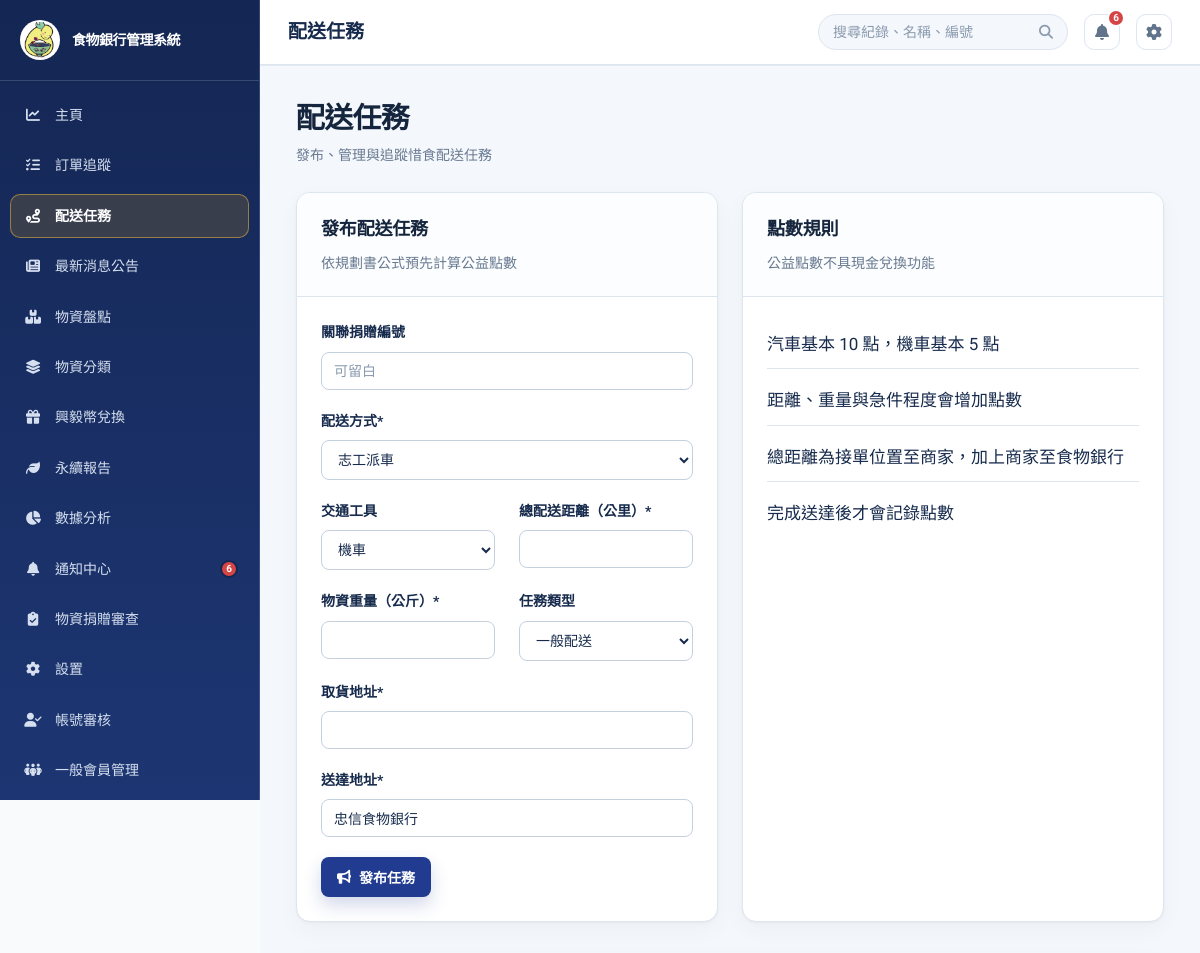
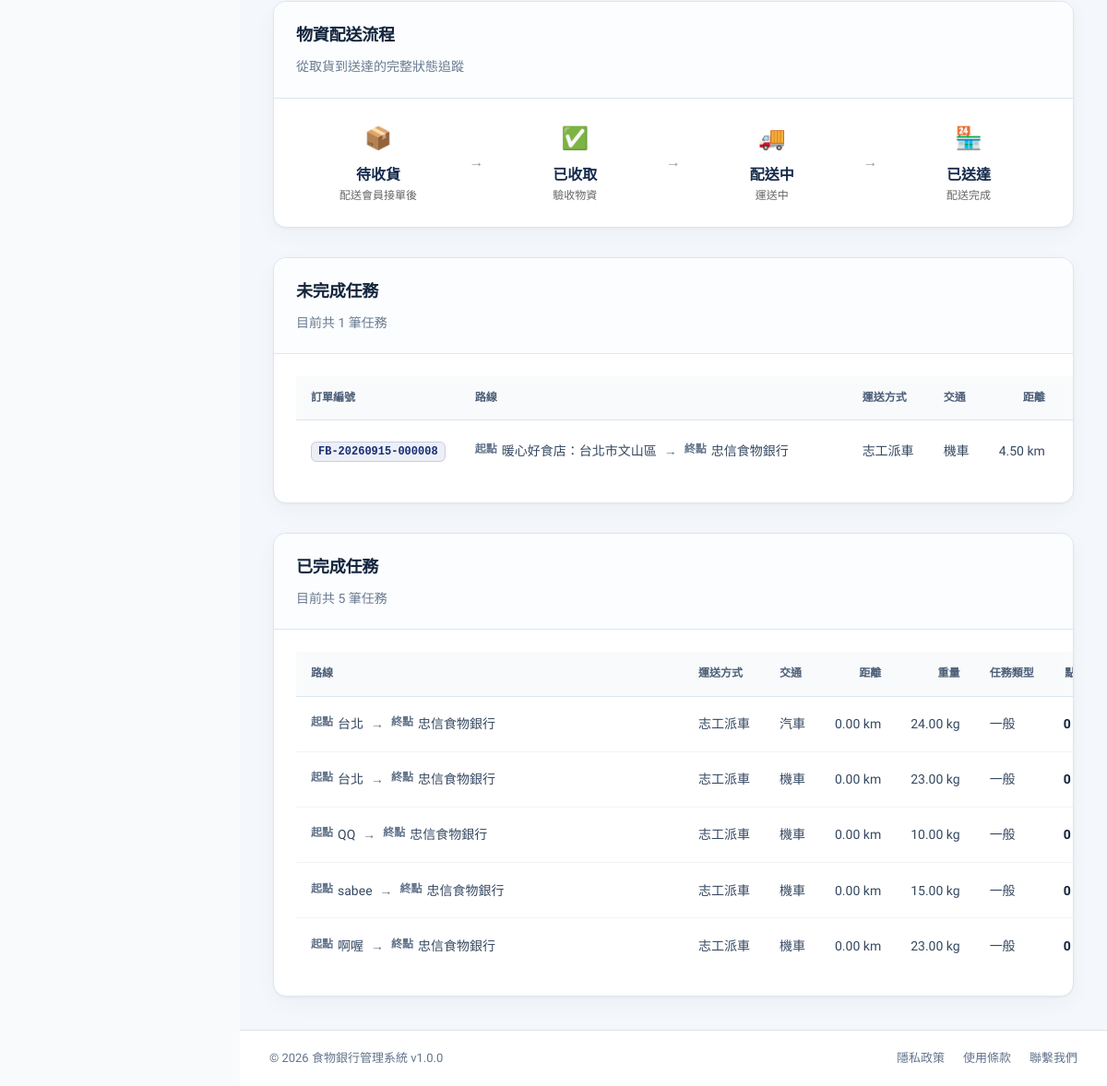
The app's page /?page=deliveries (signed in) with its own data (2 pictures, top to bottom).
### tables this page shows
CREATE TABLE `users` (
  `user_id` int(11) NOT NULL,
  `username` varchar(50) NOT NULL,
  `password` varchar(255) NOT NULL,
  `email` varchar(100) NOT NULL,
  `full_name` varchar(100) NOT NULL,
  `phone` varchar(20) DEFAULT NULL,
  `role` enum('foodbank_staff','member') NOT NULL DEFAULT 'foodbank_staff',
  `member_type` enum('general','enterprise') NOT NULL DEFAULT 'general',
  `staff_type` enum('admin','clerk') DEFAULT NULL,
  `tax_id` varchar(8) DEFAULT NULL,
  `referral_source` varchar(50) DEFAULT NULL,
  `blacklisted_at` datetime DEFAULT NULL,
  `blacklist_reason` varchar(255) DEFAULT NULL,
  `department` varchar(50) DEFAULT NULL,
  `status` enum('active','inactive','suspended') DEFAULT 'active',
  `created_at` timestamp NULL DEFAULT current_timestamp(),
  `updated_at` timestamp NULL DEFAULT current_timestamp() ON UPDATE current_timestamp(),
  `created_by` int(11) DEFAULT NULL,
  `phone_verified` tinyint(1) NOT NULL DEFAULT 0,
  `is_enterprise_verified` tinyint(1) DEFAULT 0,
  `enterprise_name` varchar(150) DEFAULT NULL,
  `enterprise_verified_at` datetime DEFAULT NULL
);

CREATE TABLE `deliveries` (
  `delivery_id` int(11) NOT NULL,
  `donation_id` int(11) DEFAULT NULL,
  `allocation_id` int(11) DEFAULT NULL,
  `delivery_method` enum('food_bank','volunteer') NOT NULL DEFAULT 'volunteer',
  `created_by` int(11) DEFAULT NULL,
  `volunteer_id` int(11) DEFAULT NULL,
  `vehicle_type` enum('car','motorcycle') NOT NULL,
  `total_distance_km` decimal(8,2) NOT NULL DEFAULT 0.00,
  `weight_kg` decimal(8,2) NOT NULL DEFAULT 0.00,
  `urgency` enum('normal','priority','urgent') NOT NULL DEFAULT 'normal',
  `points` int(11) NOT NULL DEFAULT 0,
  `pickup_address` varchar(255) NOT NULL,
  `delivery_address` varchar(255) NOT NULL,
  `status` enum('open','claimed','picked_up','delivered','exception','cancelled') NOT NULL DEFAULT 'open',
  `exception_notes` text DEFAULT NULL,
  `exception_response` text DEFAULT NULL,
  `exception_resolved_at` datetime DEFAULT NULL,
  `exception_resolved_by` int(11) DEFAULT NULL,
  `delivered_at` datetime DEFAULT NULL,
  `created_at` timestamp NULL DEFAULT current_timestamp(),
  `updated_at` timestamp NULL DEFAULT current_timestamp() ON UPDATE current_timestamp(),
  `pickup_confirmed_at` datetime DEFAULT NULL,
  `pickup_photo_path` varchar(255) DEFAULT NULL,
  `estimated_arrival_start` datetime DEFAULT NULL,
  `estimated_arrival_end` datetime DEFAULT NULL,
  `overdue_notified_at` datetime DEFAULT NULL,
  `item_category` varchar(50) DEFAULT NULL,
  `item_description` text DEFAULT NULL,
  `received_location` varchar(100) DEFAULT NULL
);

CREATE TABLE `donations` (
  `donation_id` int(11) NOT NULL,
  `order_number` varchar(30) DEFAULT NULL,
  `donor_id` int(11) DEFAULT NULL,
  `donor_name` varchar(100) NOT NULL,
  `donation_type` enum('food','supplies','money','other') NOT NULL,
  `quantity` decimal(10,2) DEFAULT NULL,
  `unit` varchar(20) DEFAULT NULL,
  `donation_date` datetime NOT NULL,
  `received_by` int(11) DEFAULT NULL,
  `status` enum('received','pending','assessed','approved','rejected','published','archived') DEFAULT 'pending',
  `evaluation_status` enum('pending','approved_volunteer','approved_self_delivery','published','rejected') DEFAULT 'pending',
  `delivery_method` enum('volunteer_assist','self_delivery') DEFAULT 'volunteer_assist',
  `approval_notes` text DEFAULT NULL,
  `approved_at` datetime DEFAULT NULL,
  `approved_by` int(11) DEFAULT NULL,
  `rejection_reason` text DEFAULT NULL,
  `rejected_at` datetime DEFAULT NULL,
  `published_at` datetime DEFAULT NULL,
  `current_status` enum('waiting_pickup','volunteer_received','in_transit','at_foodbank','inspection_complete') DEFAULT 'waiting_pickup',
  `status_updated_at` datetime DEFAULT NULL,
  `split_count` int(11) DEFAULT 1,
  `notes` text DEFAULT NULL,
  `created_at` timestamp NULL DEFAULT current_timestamp(),
  `updated_at` timestamp NULL DEFAULT current_timestamp() ON UPDATE current_timestamp(),
  `item_name` varchar(100) DEFAULT NULL,
  `weight_kg` decimal(10,2) DEFAULT NULL,
  `size_description` varchar(100) DEFAULT NULL,
  `expiry_date` date DEFAULT NULL,
  `pickup_deadline` datetime DEFAULT NULL,
  `delivery_option` enum('food_bank_pickup','volunteer_delivery') NOT NULL DEFAULT 'volunteer_delivery',
  `vehicle_type` enum('car','motorcycle','none') DEFAULT 'none',
  `photo_path` varchar(255) DEFAULT NULL,
  `evaluation_notes` text DEFAULT NULL,
  `need_inspection` tinyint(1) DEFAULT 1,
  `inspection_notes` text DEFAULT NULL,
  `donor_address` varchar(255) DEFAULT NULL,
  `reward_options` text DEFAULT NULL,
  `delivery_date` date DEFAULT NULL,
  `delivery_time` time DEFAULT NULL,
  `delivery_address` varchar(255) DEFAULT NULL,
  `estimated_distance_km` decimal(8,2) DEFAULT NULL,
  `estimated_duration_minutes` smallint(5) UNSIGNED DEFAULT NULL,
  `beneficiary_id` int(11) DEFAULT NULL,
  `dispatch_contact_name` varchar(100) DEFAULT NULL,
  `dispatch_contact_phone` varchar(30) DEFAULT NULL,
  `dispatch_vehicle_info` varchar(150) DEFAULT NULL
);

### src/views/deliveries.php (the view, shortened to what the rows shown need)
<?php
require_once BASE_PATH . '/src/models/DeliveryModel.php';
$deliveryModel = new DeliveryModel();
$currentRole = $currentUser['role'] ?? 'volunteer';
$memberType = $currentUser['member_type'] ?? null;
$currentUserId = (int) ($currentUser['user_id'] ?? 0);
$isOfficial = $currentRole === 'foodbank_staff';
$canManageDeliveries = $isOfficial && $authService->can('delivery.manage');
$isVolunteer = $currentRole === 'member' && $memberType === 'general' && $authService->can('rider.accept_task');
$deliveryModel->notifyOverdueDeliveries();
$deliveries = $deliveryModel->getAllDeliveries();
$completedDeliveries = array_filter($deliveries, static function ($delivery) use ($isOfficial, $currentUserId) {
    return $delivery['status'] === 'delivered'
        && ($isOfficial || (int) ($delivery['volunteer_id'] ?? 0) === $currentUserId);
});
$pendingDeliveries = array_filter($deliveries, static function ($delivery) {
    return $delivery['status'] !== 'delivered';
});
?>
<div class="view-header">
    <div>
        <h1 class="view-title"><?php echo $page === 'material_transport' ? '物資運送' : ($isVolunteer ? '可接配送' : '配送任務'); ?></h1>
    </div>
</div>
<div class="grid-2">
    <?php if ($canManageDeliveries): ?>
    <div class="card">
        <div class="card-header"><h2>發布配送任務</h2><p>依規劃書公式預先計算公益點數</p></div>
    </div>
    <?php endif; ?>
    <div class="card">
        <div class="card-header"><h2>點數規則</h2><p>公益點數不具現金兌換功能</p></div>
    </div>
</div>
<div class="card mt-32">
    <div class="card-header"><h2>物資配送流程</h2><p>從取貨到送達的完整狀態追蹤</p></div>
</div>
<div class="card mt-32">
    <div class="card-header"><h2>未完成任務</h2><p>目前共 <?php echo count($pendingDeliveries); ?> 筆任務</p></div>
    <div class="card-body deliveries-table-body">
        <?php if ($pendingDeliveries): ?>
            <table class="data-table deliveries-table"><thead><tr><th>訂單編號</th><th>路線</th><th>運送方式</th><th>交通</th><th>距離</th><th>重量</th><th>物資規格</th><th>任務類型</th><th>點數</th><th>狀態</th><th>異常回報</th><th>編輯配送任務</th></tr></thead><tbody>
            <?php foreach ($pendingDeliveries as $delivery): ?>
                <tr id="delivery-<?php echo (int) $delivery['delivery_id']; ?>">
                    <td><code><?php echo htmlspecialchars($delivery['order_number'] ?? '未關聯'); ?></code></td>
                    <td class="delivery-route-cell" title="<?php echo htmlspecialchars($delivery['pickup_address'] . ' → ' . $delivery['delivery_address'], ENT_QUOTES, 'UTF-8'); ?>">
                        <div class="delivery-route">
                            <span class="delivery-route-point"><strong>起點</strong><?php echo htmlspecialchars($delivery['pickup_address']); ?></span>
                            <span class="delivery-route-arrow" aria-hidden="true">→</span>
                            <span class="delivery-route-point"><strong>終點</strong><?php echo htmlspecialchars($delivery['delivery_address']); ?></span>
                        </div>
                    </td>
                    <td><?php echo ['food_bank' => '忠信派車', 'volunteer' => '志工派車', 'donor' => '忠信派車'][$delivery['delivery_method'] ?? 'volunteer']; ?></td>
                    <td><?php echo $delivery['vehicle_type'] === 'car' ? '汽車' : '機車'; ?></td>
                    <td><?php echo htmlspecialchars($delivery['total_distance_km']); ?> km</td>
                    <td><?php echo htmlspecialchars($delivery['weight_kg']); ?> kg</td>
                </tr>
            <?php endforeach; ?>
            </tbody></table>
        <?php else: ?><div class="empty-state"><i class="fas fa-route"></i><p>目前沒有未完成任務</p></div><?php endif; ?>
    </div>
</div>
<div class="card mt-32">
    <div class="card-header"><h2>已完成任務</h2><p>目前共 <?php echo count($completedDeliveries); ?> 筆任務</p></div>
    <div class="card-body deliveries-table-body">
        <?php if ($completedDeliveries): ?>
            <table class="data-table deliveries-table completed-deliveries-table"><thead><tr><th>路線</th><th>運送方式</th><th>交通</th><th>距離</th><th>重量</th><th>任務類型</th><th>點數</th><th>完成日期與時間</th><th>狀態</th></tr></thead><tbody>
            <?php foreach ($completedDeliveries as $delivery): ?>
                <tr id="delivery-<?php echo (int) $delivery['delivery_id']; ?>">
                    <td class="delivery-route-cell" title="<?php echo htmlspecialchars($delivery['pickup_address'] . ' → ' . $delivery['delivery_address'], ENT_QUOTES, 'UTF-8'); ?>">
                        <div class="delivery-route">
                            <span class="delivery-route-point"><strong>起點</strong><?php echo htmlspecialchars($delivery['pickup_address']); ?></span>
                            <span class="delivery-route-arrow" aria-hidden="true">→</span>
                            <span class="delivery-route-point"><strong>終點</strong><?php echo htmlspecialchars($delivery['delivery_address']); ?></span>
                        </div>
                    </td>
                    <td><?php echo ['food_bank' => '忠信派車', 'volunteer' => '志工派車', 'donor' => '忠信派車'][$delivery['delivery_method'] ?? 'volunteer']; ?></td>
                    <td><?php echo $delivery['vehicle_type'] === 'car' ? '汽車' : '機車'; ?></td>
                    <td><?php echo htmlspecialchars($delivery['total_distance_km']); ?> km</td>
                    <td><?php echo htmlspecialchars($delivery['weight_kg']); ?> kg</td>
                    <td><?php echo ['normal' => '一般', 'priority' => '優先', 'urgent' => '急件'][$delivery['urgency']] ?? '一般'; ?></td>
                    <td><strong><?php echo (int) $delivery['points']; ?> 點</strong></td>
                </tr>
            <?php endforeach; ?>
            </tbody></table>
        <?php else: ?><div class="empty-state"><i class="fas fa-check-circle"></i><p>目前沒有已完成任務</p></div><?php endif; ?>
    </div>
</div>

### public/index.php (shortened to what the rows shown need)
<?php
require_once BASE_PATH . '/config/database.php';
$connection = $db->getConnection();
$demoPasswordHashes = [
    'manager' => '866485796cfa8d7c0cf7111640205b83076433547577511d81f8030ae99ecea5',
    'staff' => '10176e7b7b24d317acfcf8d2064cfd2f24e154f7b5a96603077d5ef813d6a6b6',
];
foreach ($demoPasswordHashes as $demoUsername => $demoPasswordHash) {
    $demoUsernameEscaped = $connection->real_escape_string($demoUsername);
    $connection->query(
        "UPDATE users SET password = '{$demoPasswordHash}' WHERE username = '{$demoUsernameEscaped}' AND CHAR_LENGTH(password) <> 60 AND CHAR_LENGTH(password) <> 64"
    );
}
$connection->query(
    "UPDATE users SET full_name = CASE username
        WHEN 'official' THEN '食物銀行官方人員'
        WHEN 'manager' THEN '忠信食物銀行'
        WHEN 'staff' THEN '食物銀行官方人員'
        WHEN 'volunteer' THEN '忠信GO RIDER'
        WHEN 'donor' THEN '捐贈剩食店家'
        ELSE full_name
    END
    WHERE username IN ('official', 'manager', 'staff', 'volunteer', 'donor')
      AND (full_name LIKE '%?%' OR full_name = '')"
);
if (!empty($_SESSION['user']['username'])) {
    $sessionUsername = $connection->real_escape_string($_SESSION['user']['username']);
    $sessionUserResult = $connection->query("SELECT user_id, username, full_name, role, member_type, staff_type, enterprise_name, status, email, phone, phone_verified FROM users WHERE username = '{$sessionUsername}' LIMIT 1");
}
$currentUser = $_SESSION['user'];
require_once BASE_PATH . '/src/services/AuthService.php';
$authService = AuthService::forCurrentUser($currentUser);
require_once BASE_PATH . '/src/models/NotificationModel.php';
$notificationModel = new NotificationModel();
$latestNotificationId = $notificationModel->getLatestIdForUser((int) $currentUser['user_id']);
$role = $currentUser['role'];
$page = isset($_GET['page']) ? trim($_GET['page']) : 'dashboard';
$page = basename($page);
$menu_items = [
    'dashboard' => ['label' => '主頁', 'icon' => 'fa-solid fa-chart-line'],
    'order_tracking' => ['label' => '訂單追蹤', 'icon' => 'fa-solid fa-list-check'],
    'deliveries' => ['label' => '配送任務', 'icon' => 'fa-solid fa-route'],
    'material_transport' => ['label' => '物資運送', 'icon' => 'fa-solid fa-truck-fast'],
    'news' => ['label' => '最新消息公告', 'icon' => 'fa-solid fa-newspaper'],
    'inventory' => ['label' => '物資盤點', 'icon' => 'fa-solid fa-boxes-stacked'],
    'item_categories' => ['label' => '物資分類', 'icon' => 'fa-solid fa-layer-group'],
    'rewards' => ['label' => '興毅幣兌換', 'icon' => 'fa-solid fa-gift'],
    'carbon_report' => ['label' => '永續報告', 'icon' => 'fa-solid fa-leaf'],
    'reports' => ['label' => '數據分析', 'icon' => 'fa-solid fa-chart-pie'],
    'notifications' => ['label' => '通知中心', 'icon' => 'fa-solid fa-bell'],
    'donation_materials' => ['label' => '物資捐贈', 'icon' => 'fa-solid fa-box-open'],
    'donation_materials_review' => ['label' => '物資捐贈審查', 'icon' => 'fa-solid fa-clipboard-check'],
    'settings' => ['label' => '設置', 'icon' => 'fa-solid fa-gear'],
    'users' => ['label' => '帳號審核', 'icon' => 'fa-solid fa-user-check'],
    'volunteer_management' => ['label' => '一般會員管理', 'icon' => 'fa-solid fa-people-group'],
    'rider_application' => ['label' => '申請外送志工', 'icon' => 'fa-solid fa-id-card'],
    'rider_review' => ['label' => '外送志工審核', 'icon' => 'fa-solid fa-user-shield'],
];
$routablePages = array_merge(array_keys($menu_items), ['certificate', 'activity_certificate']);
$allowedPages = array_values(array_filter($routablePages, function ($slug) use ($authService) {
    return $authService->can('page.' . $slug);
}));
?>
<!DOCTYPE html>
<html lang="zh-TW">
<head>
    <link href="https://cdnjs.cloudflare.com/ajax/libs/font-awesome/6.4.0/css/all.min.css" rel="stylesheet">
    <link rel="stylesheet" href="assets/css/style.css?v=<?php echo filemtime(__DIR__ . '/assets/css/style.css'); ?>">
</head>
<body data-notification-poll-url="?action=notifications_poll" data-notification-last-id="<?php echo (int) $latestNotificationId; ?>">
    <div class="app-wrapper">
        <aside class="sidebar">
            <nav class="sidebar-nav">
                <?php foreach ($menu_items as $key => $item):
                    if (!in_array($key, $allowedPages, true)) {
                        continue;
                    }
                    $is_active = ($page === $key) ? 'active' : '';
                    $icon = $item['icon'];
                    $label = ($key === 'reports' && $role === 'member') ? '榮譽榜' : $item['label'];
                    ?>
                    <a href="?page=<?php echo $key; ?>" class="nav-item <?php echo $is_active; ?>" title="<?php echo $label; ?>">
                        <span class="nav-icon"><i class="<?php echo $icon; ?>"></i></span>
                        <span class="nav-label"><?php echo $label; ?></span>
                    </a>
                <?php endforeach; ?>
            </nav>
        </aside>
        <div class="main-container">
            <main class="page-content">
                <div class="content-shell">
                    <?php
                    $view_file = BASE_PATH . '/src/views/' . $page . '.php';
                    if (file_exists($view_file)) {
                        include $view_file;
                    }
                    ?>
                </div>
            </main>
        </div>
    </div>
</body>
</html>

### records on screen
users: role "數據分析"
deliveries: donation.order_number "FB-20260915-000008", pickup_address "暖心好食店：台北市文山區", delivery_address "忠信食物銀行", delivery_method "志工派車", vehicle_type "機車", total_distance_km "4.50"
deliveries: pickup_address "台北", delivery_address "忠信食物銀行", delivery_method "志工派車", vehicle_type "汽車", total_distance_km "0.00", weight_kg "24.00", urgency "一般", points "0"
deliveries: pickup_address "台北", delivery_address "忠信食物銀行", delivery_method "志工派車", vehicle_type "機車", total_distance_km "0.00", weight_kg "23.00", urgency "一般", points "0"
deliveries: pickup_address "QQ", delivery_address "忠信食物銀行", delivery_method "志工派車", vehicle_type "機車", total_distance_km "0.00", weight_kg "10.00", urgency "一般", points "0"
deliveries: pickup_address "sabee", delivery_address "忠信食物銀行", delivery_method "志工派車", vehicle_type "機車", total_distance_km "0.00", weight_kg "15.00", urgency "一般", points "0"
deliveries: pickup_address "啊喔", delivery_address "忠信食物銀行", delivery_method "志工派車", vehicle_type "機車", total_distance_km "0.00", weight_kg "23.00", urgency "一般", points "0"

### other values on screen
APP_NAME "食物銀行管理系統"
$label "主頁"
$label "訂單追蹤"
$label "配送任務"
$label "最新消息公告"
$label "物資盤點"
$label "物資分類"
$label "興毅幣兌換"
$label "永續報告"
$label "通知中心"
$unreadNotificationCount "6"
$label "物資捐贈審查"
$label "設置"
$label "帳號審核"
$label "一般會員管理"
